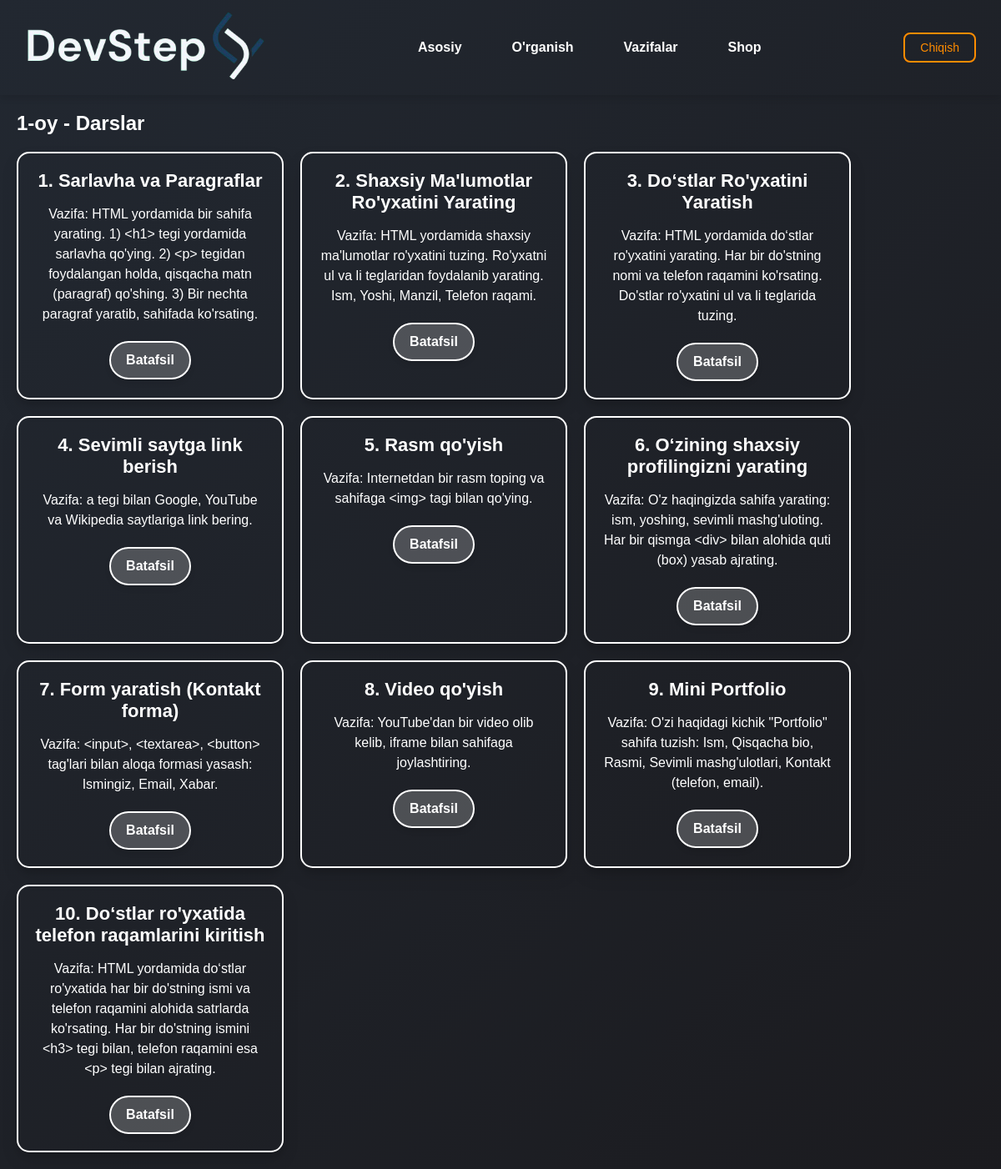
Page /learn/3/3/ on the committed database.
### accounts/models.py (models this page shows, shortened)
class Month(models.Model):  # Oylik kurslar
    name = models.CharField(max_length=50)
    direction = models.ForeignKey(Direction, on_delete=models.CASCADE, related_name="months")

class Lesson(models.Model):  # Darslar
    title = models.CharField(max_length=100)
    description = models.TextField()
    month = models.ForeignKey(Month, on_delete=models.CASCADE, related_name="lessons")
    zip_file = models.FileField(upload_to="lessons/zips/", blank=True, null=True)
    link = models.URLField(blank=True, null=True)

### accounts/views.py (the view)
# urls.py: path('learn/<int:direction_id>/<int:month_id>/', lesson_list, name='lesson_list'),
def lesson_list(request, direction_id, month_id):
    direction = get_object_or_404(Direction, id=direction_id)
    month = get_object_or_404(Month, id=month_id)
    lessons = Lesson.objects.filter(month=month)
    return render(request, 'lesson_list.html', {
        'direction': direction,
        'month': month,
        'lessons': lessons
    })

### templates/lesson_list.html (shortened to what this page needs)
{% load static %}
<!DOCTYPE html>
<html lang="en">
<head>
    <link rel="stylesheet" href="{% static 'css/style.css' %}">
</head>
<body>
    <div class="header">
        <div class="header-logo">
            <a href="{% url 'main' %}">
                <img src="{% static 'img/logo.svg' %}" alt="">
            </a>
        </div>
        <div class="header-nav">
            <a href="{% url 'main' %}">Asosiy</a>
            <a href="{% url 'videos' %}">O'rganish</a>
            <a href="{% url 'direction_list' %}">Vazifalar</a>
            <a href="{% url 'shop' %}">Shop</a>
        </div>
        <a class="post-button" href="{% url 'logout' %}">Chiqish</a>
    </div>
    <main class="container content">
        <h2>{{ month.name }} - Darslar</h2>
        <div class="card-container">
            {% for lesson in lessons %}
            <div class="card">
                <h3>{{ lesson.title }}</h3>
                <p>{{ lesson.description }}</p>
                <a href="{% url 'lesson_detail' direction.id month.id lesson.id %}" class="button">Batafsil</a>
            </div>
            {% endfor %}
        </div>
    </main>
</body>
</html>

### static/css/style.css (style rules this page uses)
* { box-sizing: border-box; margin: 0; padding: 0; font-family: Arial, sans-serif; cursor: url('../img/cursor.png'), auto; }
body { height: 100%; margin: 0; padding: 0; background: linear-gradient(135deg, #222831, #1B1B1F); background-repeat: no-repeat; background-attachment: fixed; background-size: cover; color: white; }
.header-nav { display: flex; gap: 30px; transition: all 0.4s ease; }
.header-nav a { color: #ffffff; text-decoration: none; font-weight: 500; font-size: 16px; transition: color 0.3s; }
.post-button { padding: 8px 18px; font-size: 14px; border: 2px solid #ff8c00; color: #ff8c00; background: transparent; border-radius: 8px; cursor: pointer; transition: all 0.3s; text-decoration: none; }
.header { padding: 15px 30px; box-shadow: 0 4px 8px rgba(0, 0, 0, 0.1); display: flex; align-items: center; justify-content: space-between; position: sticky; top: 0; z-index: 1000; }
.header-logo { display: flex; align-items: center; }
.header-logo img { height: 80px; margin-right: 10px; }
.header-nav a { margin: 0 15px; color: #ffffff; text-decoration: none; font-weight: bold; transition: all 0.3s ease; }
.content { padding: 20px; display: flex; justify-content: center; flex-direction: column; font-family: 'Arial', sans-serif; }
.card-container { display: flex; flex-wrap: wrap; gap: 20px; justify-content: start; margin-top: 20px; }
.card { background: rgba(255, 255, 255, 0); border: 2px solid white; border-radius: 15px; padding: 20px; width: 320px; text-align: center; box-shadow: 0 10px 20px rgba(0, 0, 0, 0.1), 0 6px 6px rgba(0, 0, 0, 0.1); transition: transform 0.3s ease, box-shadow 0.3s ease; }
.card h3 { margin-bottom: 15px; font-size: 22px; font-weight: bold; color: #ffffff; }
.card p { margin-bottom: 20px; color: #ffffff; font-size: 16px; line-height: 1.5; }
.button { display: inline-block; background: rgba(255, 255, 255, 0.212); color: white; padding: 12px 18px; text-decoration: none; border-radius: 30px; font-size: 16px; font-weight: bold; box-shadow: 0 4px 6px rgba(0, 0, 0, 0.1); border: 2px solid white; }

### rows in the picture
Month: name "1-oy"
Lesson: title "1. Sarlavha va Paragraflar", description "Vazifa: HTML yordamida bir sahifa yarating. 1) <h1> tegi yordamida sarlavha qo'ying. 2) <p> tegidan foydalangan holda, qisqacha matn (paragraf) qo'shing. 3) Bir nechta paragraf yaratib, sahifada ko'rsating."
Lesson: title "2. Shaxsiy Ma'lumotlar Ro'yxatini Yarating", description "Vazifa: HTML yordamida shaxsiy ma'lumotlar ro'yxatini tuzing. Ro'yxatni ul va li teglaridan foydalanib yarating. Ism, Yoshi, Manzil, Telefon raqami."
Lesson: title "3. Do‘stlar Ro'yxatini Yaratish", description "Vazifa: HTML yordamida do‘stlar ro'yxatini yarating. Har bir do'stning nomi va telefon raqamini ko'rsating. Do'stlar ro'yxatini ul va li teglarida tuzing."
Lesson: title "4. Sevimli saytga link berish", description "Vazifa: a tegi bilan Google, YouTube va Wikipedia saytlariga link bering."
Lesson: title "5. Rasm qo'yish", description "Vazifa: Internetdan bir rasm toping va sahifaga <img> tagi bilan qo'ying."
Lesson: title "6. O‘zining shaxsiy profilingizni yarating", description "Vazifa: O'z haqingizda sahifa yarating: ism, yoshing, sevimli mashg'uloting. Har bir qismga <div> bilan alohida quti (box) yasab ajrating."
Lesson: title "7. Form yaratish (Kontakt forma)", description "Vazifa: <input>, <textarea>, <button> tag'lari bilan aloqa formasi yasash: Ismingiz, Email, Xabar."
Lesson: title "8. Video qo'yish", description "Vazifa: YouTube'dan bir video olib kelib, iframe bilan sahifaga joylashtiring."
Lesson: title "9. Mini Portfolio", description "Vazifa: O'zi haqidagi kichik \"Portfolio\" sahifa tuzish: Ism, Qisqacha bio, Rasmi, Sevimli mashg'ulotlari, Kontakt (telefon, email)."
Lesson: title "10. Do‘stlar ro'yxatida telefon raqamlarini kiritish", description "Vazifa: HTML yordamida do‘stlar ro'yxatida har bir do'stning ismi va telefon raqamini alohida satrlarda ko'rsating. Har bir do'stning ismini <h3> tegi bilan, telefon raqamini esa <p> tegi bilan ajrating."
